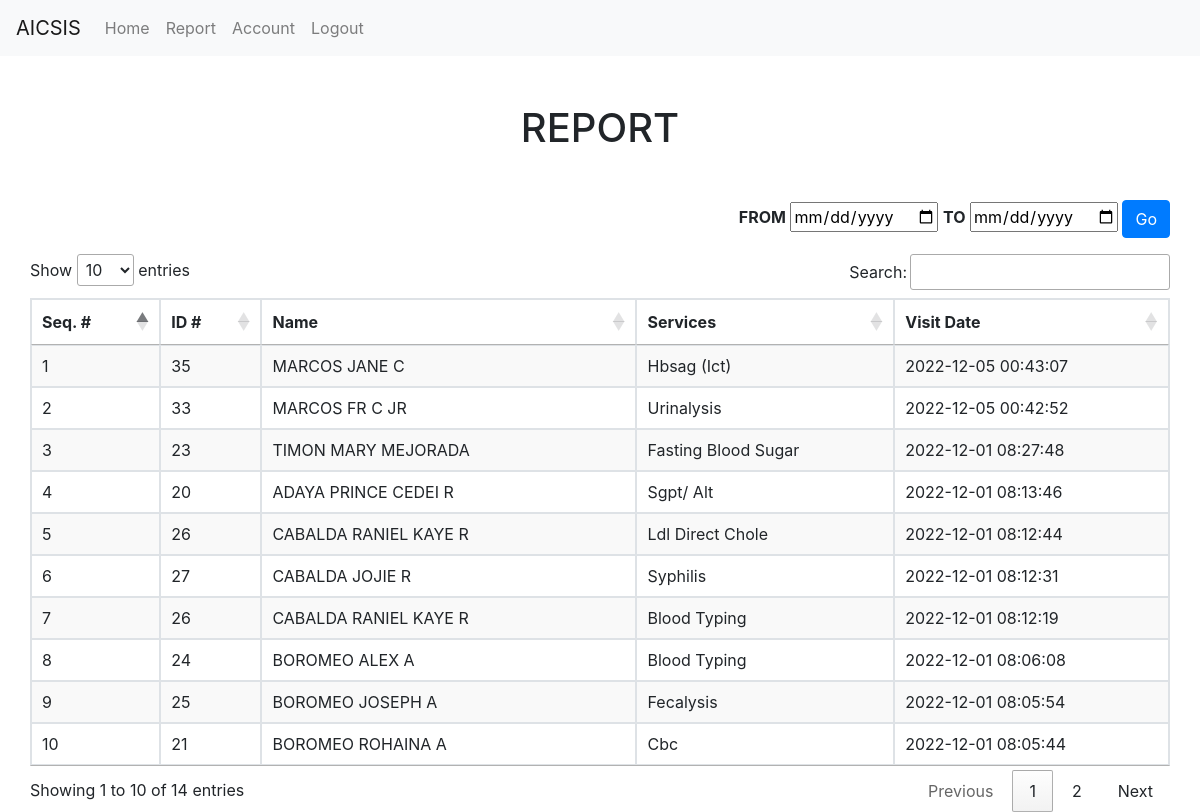
Page /admin/report.php (signed in) on the earlier database version.
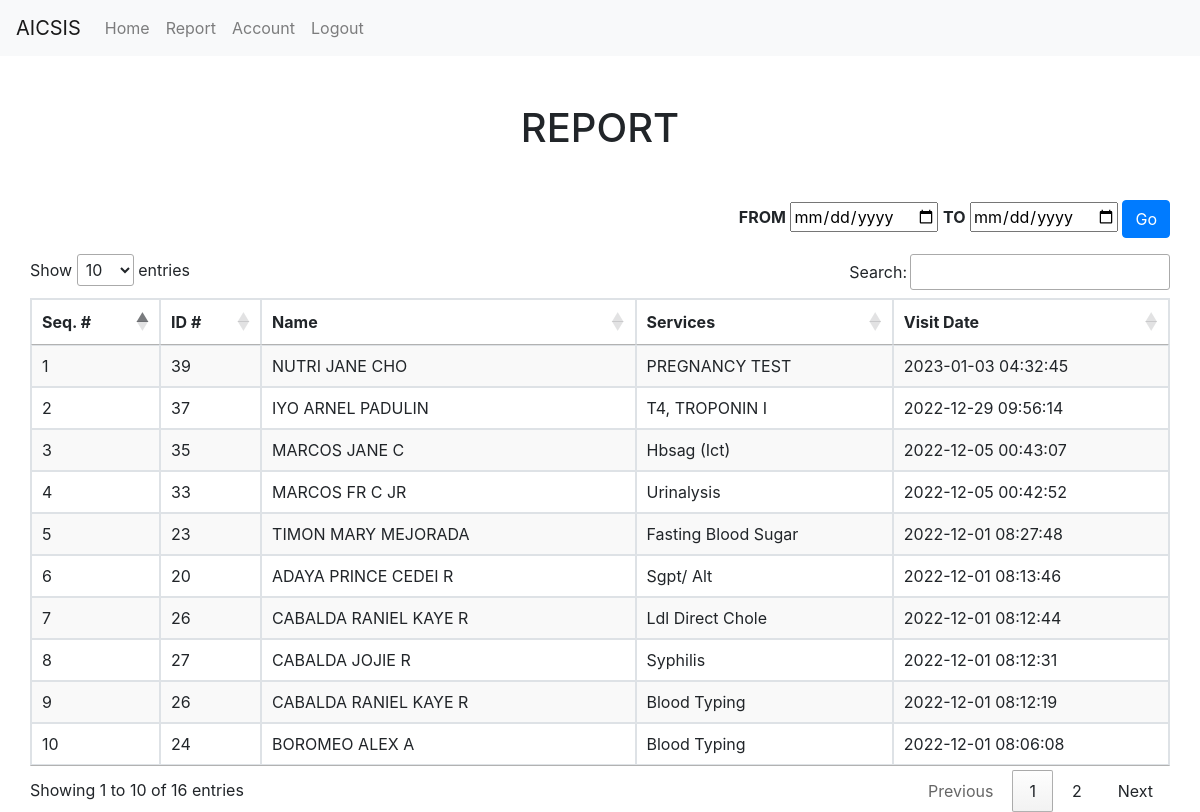
Same page on the later database version.
### tables this page shows
CREATE TABLE `tbl_services` (
  `id` int(11) NOT NULL,
  `client_id` int(11) NOT NULL,
  `member_id` int(11) NOT NULL,
  `services` varchar(255) NOT NULL,
  `amount` decimal(8,2) NOT NULL,
  `date_created` timestamp NOT NULL DEFAULT current_timestamp()
);

CREATE TABLE `tbl_client` (
  `id` int(11) NOT NULL,
  `lname` varchar(255) NOT NULL,
  `fname` varchar(255) NOT NULL,
  `mname` varchar(255) NOT NULL,
  `suffix` varchar(255) DEFAULT NULL,
  `head_family_id` int(11) DEFAULT NULL,
  `age` varchar(3) DEFAULT NULL,
  `relation` varchar(200) NOT NULL,
  `address` varchar(255) NOT NULL,
  `date_created` datetime(5) NOT NULL DEFAULT current_timestamp(5)
);

### admin/report.php (the view, shortened to what this page needs)
<?php
    include('../include/header.php');
    include('../security.php');
    include '../include/navbar.php';
?>
    <div class="container">
        <div class="row">
            <div class="table-responsive mt-5 ">
                    <h1 class="text-center mb-5"> REPORT </h1>
                    <div class="float-right mb-3">
                       <form action="#" method="post">
                        <b>FROM</b> <input type="date" name="from" required>  <b>TO</b>  <input type="date" name="to" required>
                            <button type="submit" class="btn btn-primary" name="btn_filter">Go</button>
                       </form>
                    </div>
                    <?php
                        if (isset($_POST['btn_filter'])) {
                            $from = mysqli_real_escape_string($connection, check_input($_POST['from']));
                            $to =mysqli_real_escape_string($connection, check_input($_POST['to']));
                                if (!empty($from) && !empty($to)){
                    ?>
                            <h3 class="mb-5">FROM: <?php echo htmlspecialchars($from); ?> - TO: <?php echo htmlspecialchars($to); ?></h3>
                            <table class="table table-bordered stripe" id="dataTable10" width="100%" cellspacing="0">
                                <thead>
                                    <tr>
                                        <th>Seq. #</th>
                                        <th>ID #</th>
                                        <th>Name</th>
                                        <th>Services</th>
                                        <th>Visit Date</th>
                                    </tr>
                                </thead>
                                <tbody>
                                    <?php
                                        $query = "SELECT tbl_client.id AS ID, tbl_client.lname, tbl_client.fname, tbl_client.mname, tbl_client.suffix, tbl_client.head_family_id, tbl_client.relation,
                                        tbl_services.id AS SID, tbl_services.client_id, tbl_services.member_id, tbl_services.services, tbl_services.amount, tbl_services.date_created
                                        FROM tbl_client
                                        INNER JOIN tbl_services ON tbl_client.id = tbl_services.member_id
                                        WHERE DATE(tbl_services.date_created) BETWEEN '$from' AND '$to'
                                        ORDER BY tbl_services.id DESC";
                                        $query_run = mysqli_query($connection,$query);
                                            $seq = 1;
                                            if (mysqli_num_rows($query_run) > 0){
                                                while($row = mysqli_fetch_assoc($query_run)){
                                        ?>
                                                    <tr style="text-transform: capitalize;">
                                                        <td><?php echo htmlspecialchars($seq++); ?> </td>
                                                        <td><?php echo htmlspecialchars($row['ID']); ?> </td>
                                                        <td style="text-transform: uppercase;"><?php echo htmlspecialchars($row['lname']." ".$row['fname']. " " .$row['mname']). " " .$row['suffix']; ?> </td>
                                                        <td><?php echo htmlspecialchars($row['services']); ?> </td>
                                                        <td><?php echo htmlspecialchars($row['date_created']); ?> </td>
                                                    </tr>
                                                            <?php
                                                }
                                            }else {
                                            }
                                                    ?>
                                </tbody>
                            </table>
                    <?php
                            }
                        }else{
                    ?>
                        <table class="table table-bordered stripe" id="dataTable10" width="100%" cellspacing="0">
                            <thead>
                                <tr>
                                    <th>Seq. #</th>
                                    <th>ID #</th>
                                    <th>Name</th>
                                    <th>Services</th>
                                    <th>Visit Date</th>
                                </tr>
                            </thead>
                            <tbody>
                                <?php
                                    $query = "SELECT tbl_client.id AS ID, tbl_client.lname, tbl_client.fname, tbl_client.mname, tbl_client.suffix, tbl_client.head_family_id, tbl_client.relation,
                                    tbl_services.id AS SID, tbl_services.client_id, tbl_services.member_id, tbl_services.services, tbl_services.amount, tbl_services.date_created
                                    FROM tbl_client
                                    INNER JOIN tbl_services ON tbl_client.id = tbl_services.member_id
                                    ORDER BY tbl_services.id DESC;";
                                    $query_run = mysqli_query($connection,$query);
                                        $seq = 1;
                                        if (mysqli_num_rows($query_run) > 0){
                                            while($row = mysqli_fetch_assoc($query_run)){
                                    ?>
                                                <tr style="text-transform: capitalize;">
                                                    <td><?php echo htmlspecialchars($seq++); ?> </td>
                                                    <td><?php echo htmlspecialchars($row['ID']); ?> </td>
                                                    <td style="text-transform: uppercase;"><?php echo htmlspecialchars($row['lname']." ".$row['fname']. " " .$row['mname']). " " .$row['suffix']; ?> </td>
                                                    <td><?php echo htmlspecialchars($row['services']); ?> </td>
                                                    <td><?php echo htmlspecialchars($row['date_created']); ?> </td>
                                                </tr>
                                                        <?php
                                            }
                                        }else {
                                        }
                                                ?>
                            </tbody>
                        </table>
                    <?php
                        }
                    ?>
                </div>
        </div>
    </div>
<?php
    include('../include/footer.php');
?>

### include/header.php (shortened to what this page needs)
<!doctype html>
<html lang="en">
  <head>
    <link rel="stylesheet" href="https://cdn.jsdelivr.net/npm/bootstrap@4.6.2/dist/css/bootstrap.min.css">
    <link rel="stylesheet" href="https://cdn.datatables.net/1.13.1/css/jquery.dataTables.min.css">
    <link rel="stylesheet" href="https://cdnjs.cloudflare.com/ajax/libs/font-awesome/6.2.1/css/all.min.css" />
  </head>
  <body>

### include/navbar.php (shortened to what this page needs)
<nav class="navbar navbar-expand-lg navbar-light bg-light">
  <a class="navbar-brand" href="index.php">AICSIS</a>
  <div class="collapse navbar-collapse" id="navbarTogglerDemo02">
    <ul class="navbar-nav mr-auto mt-2 mt-lg-0">
      <li class="nav-item">
        <a class="nav-link" href="index.php">Home</a>
      </li>
      <li class="nav-item">
        <a class="nav-link" href="report.php">Report</a>
      </li>
      <li class="nav-item">
        <a class="nav-link" href="account.php">Account</a>
      </li>
      <li>
        <form action="../logout.php" method="POST">
          <button type="submit" name="btn_logout" class="nav-link" id="btn_logout">Logout</button>
        </form>
      </li>
    </ul>
  </div>
</nav>

### include/footer.php (shortened to what this page needs)
  </body>
</html>

### include/header.php (style rules this page uses)
#btn_logout { border: none; outline: none; background: none; }

Differences in the rows shown:
no longer on this page (row unchanged): tbl_services: tbl_client.id "25", tbl_client.lname+fname+mname "BOROMEO JOSEPH A", services "Fecalysis", date_created "2022-12-01 08:05:54"
no longer on this page (row unchanged): tbl_services: client "21", client.mname "BOROMEO ROHAINA A", services "Cbc", date_created "2022-12-01 08:05:44"
added tbl_services: tbl_client.id "39", tbl_client.lname+fname+mname "NUTRI JANE CHO", services "PREGNANCY TEST", date_created "2023-01-03 04:32:45"
added tbl_services: tbl_client.id "37", tbl_client.lname+fname+mname "IYO ARNEL PADULIN", services "T4, TROPONIN I", date_created "2022-12-29 09:56:14"
Other differences:
text written by a page script: "Show entries Search: Showing 1 to 10 of 14 entries Previous 1 2 Next" → "Show entries Search: Showing 1 to 10 of 16 entries Previous 1 2 Next"
